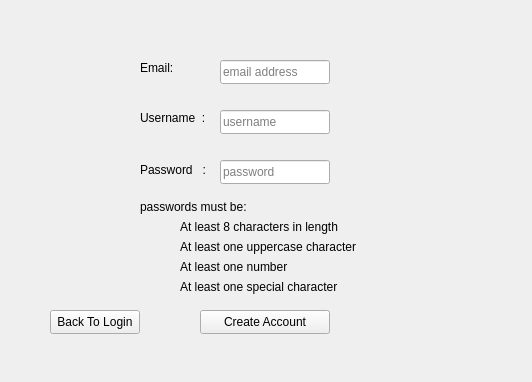
<?xml version="1.0" encoding="UTF-8"?>
<ui version="4.0">
 <class>MainWindow</class>
 <widget class="QMainWindow" name="MainWindow">
  <property name="geometry">
   <rect>
    <x>0</x>
    <y>0</y>
    <width>532</width>
    <height>382</height>
   </rect>
  </property>
  <property name="windowTitle">
   <string>MainWindow</string>
  </property>
  <widget class="QWidget" name="centralwidget">
   <widget class="QLabel" name="label_username">
    <property name="geometry">
     <rect>
      <x>140</x>
      <y>110</y>
      <width>71</width>
      <height>16</height>
     </rect>
    </property>
    <property name="text">
     <string>Username  :</string>
    </property>
   </widget>
   <widget class="QLabel" name="label_password">
    <property name="geometry">
     <rect>
      <x>140</x>
      <y>160</y>
      <width>71</width>
      <height>20</height>
     </rect>
    </property>
    <property name="text">
     <string>Password   :</string>
    </property>
   </widget>
   <widget class="QLineEdit" name="log_input_username">
    <property name="geometry">
     <rect>
      <x>220</x>
      <y>110</y>
      <width>110</width>
      <height>24</height>
     </rect>
    </property>
    <property name="placeholderText">
     <string>username</string>
    </property>
   </widget>
   <widget class="QLineEdit" name="log_input_password">
    <property name="geometry">
     <rect>
      <x>220</x>
      <y>160</y>
      <width>110</width>
      <height>24</height>
     </rect>
    </property>
    <property name="text">
     <string/>
    </property>
    <property name="echoMode">
     <enum>QLineEdit::Password</enum>
    </property>
    <property name="placeholderText">
     <string>password</string>
    </property>
   </widget>
   <widget class="QPushButton" name="log_button_createaccount">
    <property name="geometry">
     <rect>
      <x>200</x>
      <y>310</y>
      <width>130</width>
      <height>24</height>
     </rect>
    </property>
    <property name="text">
     <string>Create Account</string>
    </property>
   </widget>
   <widget class="QLabel" name="label_email">
    <property name="geometry">
     <rect>
      <x>140</x>
      <y>60</y>
      <width>71</width>
      <height>16</height>
     </rect>
    </property>
    <property name="text">
     <string>Email:</string>
    </property>
   </widget>
   <widget class="QLineEdit" name="log_input_email">
    <property name="geometry">
     <rect>
      <x>220</x>
      <y>60</y>
      <width>110</width>
      <height>24</height>
     </rect>
    </property>
    <property name="placeholderText">
     <string>email address</string>
    </property>
   </widget>
   <widget class="QLabel" name="label_passwordReqs">
    <property name="geometry">
     <rect>
      <x>140</x>
      <y>200</y>
      <width>111</width>
      <height>16</height>
     </rect>
    </property>
    <property name="text">
     <string>passwords must be:</string>
    </property>
    <property name="alignment">
     <set>Qt::AlignLeading|Qt::AlignLeft|Qt::AlignTop</set>
    </property>
   </widget>
   <widget class="QLabel" name="label_passwordReqs_2">
    <property name="geometry">
     <rect>
      <x>180</x>
      <y>220</y>
      <width>161</width>
      <height>16</height>
     </rect>
    </property>
    <property name="text">
     <string>At least 8 characters in length</string>
    </property>
    <property name="alignment">
     <set>Qt::AlignLeading|Qt::AlignLeft|Qt::AlignTop</set>
    </property>
   </widget>
   <widget class="QLabel" name="label_passwordReqs_3">
    <property name="geometry">
     <rect>
      <x>180</x>
      <y>240</y>
      <width>201</width>
      <height>16</height>
     </rect>
    </property>
    <property name="text">
     <string>At least one uppercase character</string>
    </property>
    <property name="alignment">
     <set>Qt::AlignLeading|Qt::AlignLeft|Qt::AlignTop</set>
    </property>
   </widget>
   <widget class="QLabel" name="label_passwordReqs_4">
    <property name="geometry">
     <rect>
      <x>180</x>
      <y>260</y>
      <width>201</width>
      <height>16</height>
     </rect>
    </property>
    <property name="text">
     <string>At least one number</string>
    </property>
    <property name="alignment">
     <set>Qt::AlignLeading|Qt::AlignLeft|Qt::AlignTop</set>
    </property>
   </widget>
   <widget class="QLabel" name="label_passwordReqs_5">
    <property name="geometry">
     <rect>
      <x>180</x>
      <y>280</y>
      <width>201</width>
      <height>16</height>
     </rect>
    </property>
    <property name="text">
     <string>At least one special character</string>
    </property>
    <property name="alignment">
     <set>Qt::AlignLeading|Qt::AlignLeft|Qt::AlignTop</set>
    </property>
   </widget>
   <widget class="QPushButton" name="log_button_backtologin">
    <property name="geometry">
     <rect>
      <x>50</x>
      <y>310</y>
      <width>90</width>
      <height>24</height>
     </rect>
    </property>
    <property name="text">
     <string>Back To Login</string>
    </property>
   </widget>
  </widget>
 </widget>
 <resources/>
 <connections/>
</ui>
